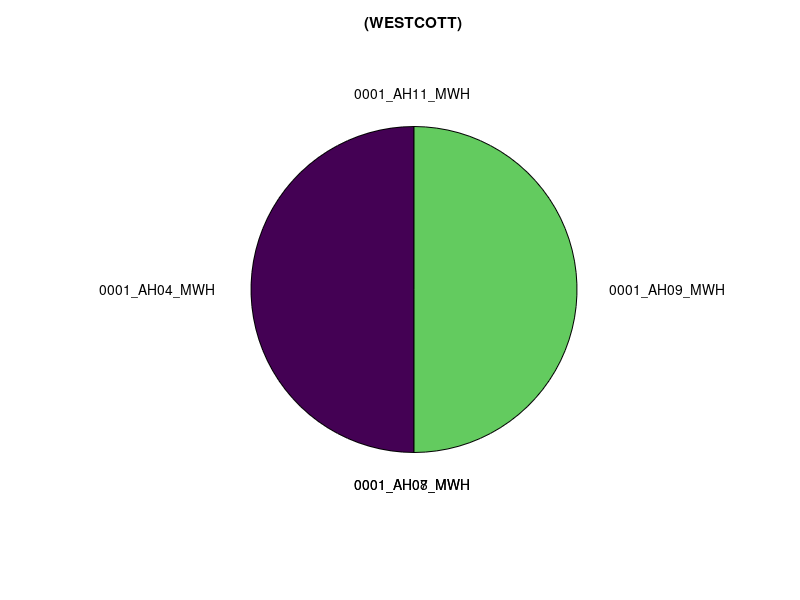
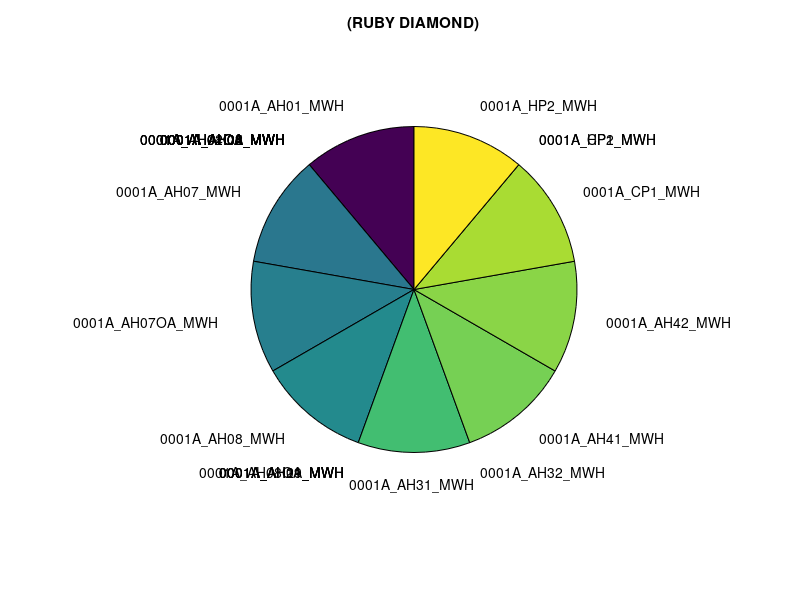
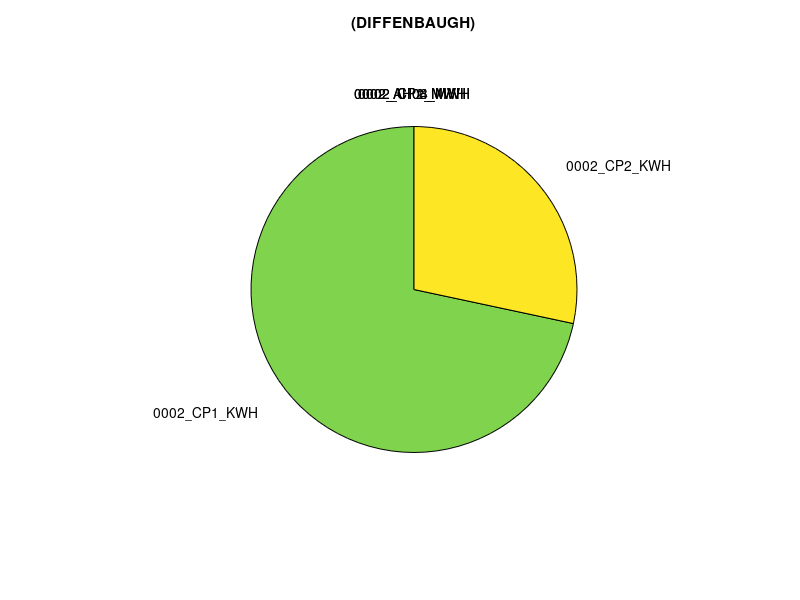
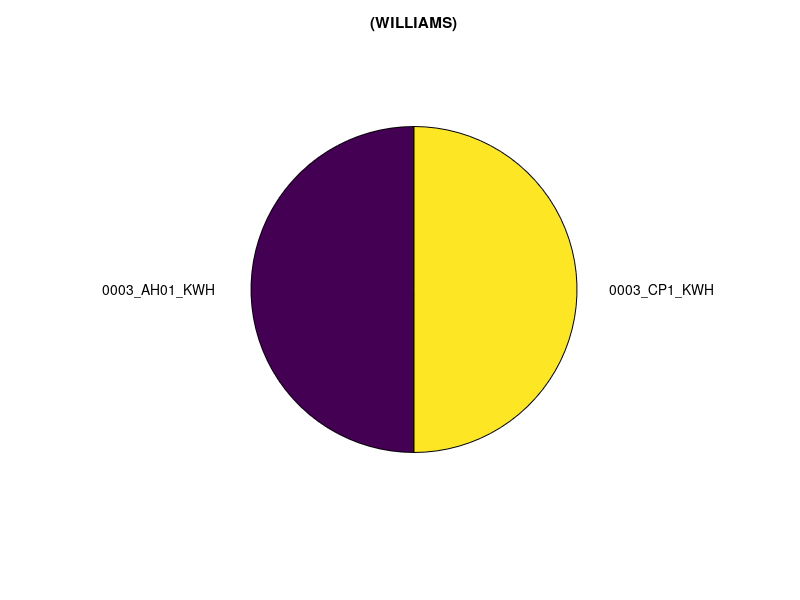

Recreate these plots in MATLAB, in order.

  % (WESTCOTT) 
        X = [     50.00,        0.00,        0.00,        50.00,        0.00     ];
    labels = {     '0001\_AH04\_MWH ',        '0001\_AH07\_MWH ',        '0001\_AH08\_MWH ',        '0001\_AH09\_MWH ',        '0001\_AH11\_MWH '     };
    pie(X, labels);
    title(' (WESTCOTT) ');
    
    
    
    saveas(gcf,'img/_(WESTCOTT)_.png');
  
  % (RUBY DIAMOND) 
        X = [     11.11,        0.00,        0.00,        0.00,        0.00,        0.00,        0.00,        0.00,        0.00,        11.11,        11.11,        11.11,        0.00,        0.00,        0.00,        0.00,        11.11,        0.00,        11.11,        11.11,        11.11,        0.00,        0.00,        11.11     ];
    labels = {     '0001A\_AH01\_MWH ',        '0001A\_AH01OA\_MWH ',        '0001A\_AH02\_MWH ',        '0001A\_AH02OA\_MWH ',        '0001A\_AH03\_MWH ',        '0001A\_AH04\_MWH ',        '0001A\_AH04OA\_MWH ',        '0001A\_AH05\_MWH ',        '0001A\_AH06\_MWH ',        '0001A\_AH07\_MWH ',        '0001A\_AH07OA\_MWH ',        '0001A\_AH08\_MWH ',        '0001A\_AH08OA\_MWH ',        '0001A\_AH09\_MWH ',        '0001A\_AH11\_MWH ',        '0001A\_AH21\_MWH ',        '0001A\_AH31\_MWH ',        '0001A\_AH32\_MWH ',        '0001A\_AH41\_MWH ',        '0001A\_AH42\_MWH ',        '0001A\_CP1\_MWH ',        '0001A\_CP2\_MWH ',        '0001A\_HP1\_MWH ',        '0001A\_HP2\_MWH '     };
    pie(X, labels);
    title(' (RUBY DIAMOND) ');
    
    
    
    saveas(gcf,'img/_(RUBY_DIAMOND)_.png');
  
  % (DIFFENBAUGH) 
        X = [     0.00,        0.00,        0.00,        0.00,        71.65,        28.35     ];
    labels = {     '0002\_AH03\_MWH ',        '0002\_AH04\_MWH ',        '0002\_CP1\_MWH ',        '0002\_CP2\_MWH ',        '0002\_CP1\_KWH ',        '0002\_CP2\_KWH '     };
    pie(X, labels);
    title(' (DIFFENBAUGH) ');
    
    
    
    saveas(gcf,'img/_(DIFFENBAUGH)_.png');
  
  % (WILLIAMS) 
        X = [     100.00,        100.00     ];
    labels = {     '0003\_AH01\_KWH ',        '0003\_CP1\_KWH '     };
    pie(X, labels);
    title(' (WILLIAMS) ');
    
    
    
    saveas(gcf,'img/_(WILLIAMS)_.png');
  
  % (EPPES) 
        % This table contains no data
  
  % (FINE ARTS) 
        X = [     33.33,        25.00,        0.00,        16.67,        0.00,        25.00,        100.00,        0.00     ];
    labels = {     '0007\_AH01\_MWH ',        '0007\_AH02\_MWH ',        '0007\_AH03\_MWH ',        '0007\_AH05A\_MWH ',        '0007\_AH05B\_MWH ',        '0007\_AH06\_MWH ',        '0007\_CP1\_MWH ',        '0007\_HP1\_mWH '     };
    pie(X, labels);
    title(' (FINE ARTS) ');
    
    
    
    saveas(gcf,'img/_(FINE_ARTS)_.png');
  
  % (BIOMED) 
        X = [     0.00,        0.00,        0.00,        0.00,        0.00,        0.00,        0.00,        100.00     ];
    labels = {     '0009\_AH01\_MWH ',        '0009\_AH06VFD1\_MWH ',        '0009\_AH06VFD2\_MWH ',        '0009\_AH07\_VFD1\_ MWH ',        '0009\_AH07\_VFD2\_ MWH ',        '0009\_AH09\_VFD1\_ MWH ',        '0009\_AH09\_VFD2\_ MWH ',        '0009\_HP1\_MWH '     };
    pie(X, labels);
    title(' (BIOMED) ');
    
    
    
    saveas(gcf,'img/_(BIOMED)_.png');
  
  % (CONFERENCE CPD) 
        X = [     50.00,        0.00,        50.00,        0.00,        0.00,        0.00,        50.00,        50.00,        0.00,        0.00,        100.00     ];
    labels = {     '0010\_AH11\_MWH ',        '0010\_AH11OA\_MWH ',        '0010\_AH12\_MWH ',        '0010\_AHB01\_MWH ',        '0010\_AHB02\_MWH ',        '0010\_AHB03\_MWH ',        '0010\_CP1\_MWH ',        '0010\_CP2\_MWH ',        '0010\_HP1\_MWH ',        '0010\_HP2\_MWH ',        '0010\_MAU01\_MWH '     };
    pie(X, labels);
    title(' (CONFERENCE CPD) ');
    
    
    
    saveas(gcf,'img/_(CONFERENCE_CPD)_.png');
  
  % (JENNIE MURPHREE ) 
        X = [     12.59,        12.59,        0.84,        0.00,        0.00,        19.76,        21.93,        10.96,        19.99,        1.33,        0.00,        100.00,        78.94,        21.06     ];
    labels = {     '0012\_AH01\_KWH ',        '0012\_AH11\_KWH ',        '0012\_AH12\_KWH ',        '0012\_AH21\_KWH ',        '0012\_AH22\_KWH ',        '0012\_AH31\_KWH ',        '0012\_AH32\_KWH ',        '0012\_AH41\_KWH ',        '0012\_AH42\_KWH ',        '0012\_AH51\_KWH ',        '0012\_CP1\_KWH ',        '0012\_CP2\_KWH ',        '0012\_HP1\_KWH ',        '0012\_HP2\_KWH '     };
    pie(X, labels);
    title(' (JENNIE MURPHREE ) ');
    
    
    
    saveas(gcf,'img/_(JENNIE_MURPHREE_)_.png');
  
  % (REYNOLDS HALL) 
        X = [     5.56,        6.16,        6.90,        6.70,        4.22,        4.35,        4.08,        3.95,        6.03,        5.56,        5.36,        5.42,        7.24,        6.70,        7.03,        6.90,        7.84,        0.00,        100.00,        100.00,        0.00     ];
    labels = {     '0013\_AH01D1\_KWH ',        '0013\_AH01D2\_KWH ',        '0013\_AH11D1\_KWH ',        '0013\_AH11D2\_KWH ',        '0013\_AH12D1\_KWH ',        '0013\_AH12D2\_KWH ',        '0013\_AH21D1\_KWH ',        '0013\_AH21D2\_KWH ',        '0013\_AH22D1\_KWH ',        '0013\_AH22D2\_KWH ',        '0013\_AH31D1\_KWH ',        '0013\_AH31D2\_KWH ',        '0013\_AH32D1\_KWH ',        '0013\_AH32D2\_KWH ',        '0013\_AH41D1\_KWH ',        '0013\_AH41D2\_KWH ',        '0013\_AH42\_KWH ',        '0013\_CP1\_KWH ',        '0013\_CP2\_KWH ',        '0013\_HP1\_KWH ',        '0013\_HP2\_KWH '     };
    pie(X, labels);
    title(' (REYNOLDS HALL) ');
    
    
    
    saveas(gcf,'img/_(REYNOLDS_HALL)_.png');
  
  % (JOHNSTON WEST) 
        X = [     0.00,        0.00,        0.00,        12.50,        12.50,        0.00,        0.00,        0.00,        0.00,        0.00,        0.00,        0.00,        0.00,        0.00,        0.00,        0.00,        25.00,        12.50,        0.00,        0.00,        0.00,        0.00,        0.00,        0.00,        0.00,        0.00,        0.00,        0.00,        0.00,        0.00,        0.00,        0.00,        0.00,        0.00,        0.00,        0.00,        12.50,        0.00,        25.00     ];
    labels = {     '0017A\_AH11\_MWH ',        '0017A\_AH11EF\_MWH ',        '0017A\_AH11OA\_MWH ',        '0017A\_AH12\_MWH ',        '0017A\_AH12OA\_MWH ',        '0017A\_AH21\_MWH ',        '0017A\_AH21EF\_MWH ',        '0017A\_AH21OA\_MWH ',        '0017A\_AH22\_MWH ',        '0017A\_AH22OA\_MWH ',        '0017A\_AH23\_MWH ',        '0017A\_AH31\_MWH ',        '0017A\_AH31EF\_MWH ',        '0017A\_AH31OA\_MWH ',        '0017A\_AH32\_MWH ',        '0017A\_AH32OA\_MWH ',        '0017A\_AH41\_MWH ',        '0017A\_AH42\_MWH ',        '0017A\_AH43\_MWH ',        '0017A\_AH44A\_MWH ',        '0017A\_AH44B\_MWH ',        '0017A\_AH44BOA\_MWH ',        '0017A\_AH45\_MWH ',        '0017A\_AH46\_MWH ',        '0017A\_AHG3\_MWH ',        '0017A\_AHG3OA\_MWH ',        '0017A\_AHG4\_MWH ',        '0017A\_AHG4EF\_MWH ',        '0017A\_AHG4OA\_MWH ',        '0017A\_AHG5\_MWH ',        '0017A\_AHG5OA\_MWH ',        '0017A\_CP1\_MWH ',        '0017A\_CP2\_MWH ',        '0017A\_CP3\_MWH ',        '0017A\_HP1\_MWH ',        '0017A\_HP2\_MWH ',        '0017A\_MAU41\_MWH ',        '0017A\_MAU41EX\_MWH ',        '0017A\_MAUG1\_MWH '     };
    pie(X, labels);
    title(' (JOHNSTON WEST) ');
    
    
    
    saveas(gcf,'img/_(JOHNSTON_WEST)_.png');
  
  % (WFSU TV/FM) 
        X = [     28.57,        28.57,        14.29,        0.00,        0.00,        14.29,        14.29,        0.00,        66.67,        33.33     ];
    labels = {     '0018\_AH02\_MWH ',        '0018\_AH03\_MWH ',        '0018\_AH04\_MWH ',        '0018\_AH05\_MWH ',        '0018\_AH07\_MWH ',        '0018\_AH08\_MWH ',        '0018\_AH09\_MWH ',        '0018\_BHP1\_MWH ',        '0018\_CP1\_MWH ',        '0018\_CP2\_MWH '     };
    pie(X, labels);
    title(' (WFSU TV/FM) ');
    
    
    
    saveas(gcf,'img/_(WFSU_TV_FM)_.png');
  
  % (DIRAC LIBRARY) 
        X = [     0.00,        0.00,        0.00,        0.00,        0.00,        0.00,        50.00,        50.00,        0.00,        0.00,        0.00,        100.00     ];
    labels = {     '0020\_AH11\_MWH ',        '0020\_AH12\_MWH ',        '0020\_AH21\_MWH ',        '0020\_AH22\_MWH ',        '0020\_AH31\_MWH ',        '0020\_AH32\_MWH ',        '0020\_AH41\_MWH ',        '0020\_AH42\_MWH ',        '0020\_SCCP1\_MWH ',        '0020\_SCCP2\_MWH ',        '0020\_SCCP3\_MWH ',        '0020\_SCCP4\_MWH '     };
    pie(X, labels);
    title(' (DIRAC LIBRARY) ');
    
    
    
    saveas(gcf,'img/_(DIRAC_LIBRARY)_.png');
  
  % (ROVETTA- A) 
        X = [     10.94,        65.80,        23.26     ];
    labels = {     '0023\_AH12\_KWH ',        '0023\_AH14\_KWH ',        '0023\_AH15\_KWH '     };
    pie(X, labels);
    title(' (ROVETTA- A) ');
    
    
    
    saveas(gcf,'img/_(ROVETTA-_A)_.png');
  
  % (MONTGOMERY GYM) 
        X = [     33.33,        33.33,        0.00,        0.00,        0.00,        33.33     ];
    labels = {     '0025\_AH02\_MWH ',        '0025\_AH03\_MWH ',        '0025\_AH04\_MWH ',        '0025\_AH13\_MWH ',        '0025\_AH14\_MWH ',        '0025\_AH21\_MWH '     };
    pie(X, labels);
    title(' (MONTGOMERY GYM) ');
    
    
    
    saveas(gcf,'img/_(MONTGOMERY_GYM)_.png');
  
  % (THAGARD) 
        X = [     0.00,        0.00,        0.00,        0.00,        0.00,        0.00,        100.00,        0.00     ];
    labels = {     '0028\_AH11\_MWH ',        '0028\_AH12\_MWH ',        '0028\_AH13\_MWH ',        '0028\_AH14\_MWH ',        '0028\_AH21\_MWH ',        '0028\_AH22\_MWH ',        '0028\_AH23\_MWH ',        '0028\_AH31\_MWH '     };
    pie(X, labels);
    title(' (THAGARD) ');
    
    
    
    saveas(gcf,'img/_(THAGARD)_.png');
  
  % (AHU # 32) 
        % This table contains no data
  
  % (HOFFMAN LAB) 
        X = [     2.97,        0.01,        0.00,        0.00,        0.00,        0.00,        0.00,        8.82,        0.00,        0.00,        8.82,        4.41,        17.64,        8.82,        17.64,        0.00,        8.82,        8.82,        0.00,        0.00,        13.23     ];
    labels = {     '0035\_AH02\_KWH ',        '0035\_AH02\_MWH ',        '0035\_AH02RA\_MWH ',        '0035\_AH03\_MWH ',        '0035\_AH05\_MWH ',        '0035\_AH09EF\_MWH ',        '0035\_AH35EFA\_MWH ',        '0035\_AH35EFB\_MWH ',        '0035\_AH35EFC\_MWH ',        '0035\_AH407\_MWH ',        '0035\_AH505\_MWH ',        '0035\_AH505EFB\_MWH ',        '0035\_AH506\_MWH ',        '0035\_AH506EA\_MWH ',        '0035\_AH506EB\_MWH ',        '0035\_AH507\_MWH ',        '0035\_AH507EA\_MWH ',        '0035\_AH507EB\_MWH ',        '0035\_AH507EFB\_MWH ',        '0035\_AH507EW\_MWH ',        '0035\_AH507S\_MWH '     };
    pie(X, labels);
    title(' (HOFFMAN LAB) ');
    
    
    
    saveas(gcf,'img/_(HOFFMAN_LAB)_.png');
  
  % (OSB) 
        X = [     100.00,        100.00     ];
    labels = {     '0036\_AH03\_MWH ',        '0036\_CP1\_MWH '     };
    pie(X, labels);
    title(' (OSB) ');
    
    
    
    saveas(gcf,'img/_(OSB)_.png');
  
  % (BIOLOGY 1) 
        X = [     0.02,        0.00,        20.00,        0.00,        0.00,        20.00,        0.00,        20.00,        0.00,        20.00,        20.00,        0.00,        0.00,        100.00     ];
    labels = {     '0039\_AH01\_MWH ',        '0039\_AH02A\_MWH ',        '0039\_AH03\_MWH ',        '0039\_AH04\_MWH ',        '0039\_AH05\_MWH ',        '0039\_AH06\_MWH ',        '0039\_AH07\_MWH ',        '0039\_AH07A\_MWH ',        '0039\_AH08\_MWH ',        '0039\_AH09\_MWH ',        '0039\_AH10\_MWH ',        '0039\_AH11\_MWH ',        '0039\_AH12\_MWH ',        '0039\_EF01\_MWH '     };
    pie(X, labels);
    title(' (BIOLOGY 1) ');
    
    
    
    saveas(gcf,'img/_(BIOLOGY_1)_.png');
  
  % (DUXBURY) 
        X = [     0.00,        0.00,        0.00,        0.00,        0.00,        0.00,        100.00,        0.00,        0.00,        0.00     ];
    labels = {     '0040\_AH01\_MWH ',        '0040\_AH01A\_MWH ',        '0040\_AH01B\_MWH ',        '0040\_AH02\_MWH ',        '0040\_AH03\_MWH ',        '0040\_AH04\_MWH ',        '0040\_AH05\_MWH ',        '0040\_CP1\_MWH ',        '0040\_CP2\_MWH ',        '0040\_HP1\_MWH '     };
    pie(X, labels);
    title(' (DUXBURY) ');
    
    
    
    saveas(gcf,'img/_(DUXBURY)_.png');
  
  % (KEEN) 
        X = [     0.00,        0.00,        0.00,        0.00,        0.00,        0.00,        0.00,        0.00,        100.00,        0.00,        0.00,        0.00,        0.00,        0.00,        0.00,        0.00,        0.00,        0.00,        0.00,        0.00,        0.00,        0.00,        0.00,        0.00,        0.00,        0.00,        100.00     ];
    labels = {     '0041\_AH01\_MWH ',        '0041\_AH22\_MWH ',        '0041\_AH33\_MWH ',        '0041\_AH45\_MWH ',        '0041\_AH54\_MWH ',        '0041\_AH63\_MWH ',        '0041\_AH69\_MWH ',        '0041\_AH83\_MWH ',        '0041\_CP2\_MWH ',        '0041\_RM205\_MWH ',        '0041\_RM207\_MWH ',        '0041\_RM213\_MWH ',        '0041\_RM217\_MWH ',        '0041\_RM307\_MWH ',        '0041\_RM310\_MWH ',        '0041\_RM315\_MWH ',        '0041\_RM318\_MWH ',        '0041\_RM405\_MWH ',        '0041\_RM408\_MWH ',        '0041\_RM415\_MWH ',        '0041\_RM505\_MWH ',        '0041\_RM508\_MWH ',        '0041\_RM514\_MWH ',        '0041\_RM517\_MWH ',        '0041\_RM604\_MWH ',        '0041\_RM615\_mWH ',        '0041\_RM213\_KWH '     };
    pie(X, labels);
    title(' (KEEN) ');
    
    
    
    saveas(gcf,'img/_(KEEN)_.png');
  
  % (STONE) 
        X = [     33.33,        0.00,        0.00,        0.00,        0.00,        0.00,        0.00,        0.00,        0.00,        33.33,        33.33,        0.00,        0.00,        0.00,        0.00,        0.00,        0.00,        0.00,        0.00,        0.00     ];
    labels = {     '0050\_AH01\_MWH ',        '0050\_AH01RF\_MWH ',        '0050\_AH02\_MWH ',        '0050\_AH02RF\_MWH ',        '0050\_AH03\_MWH ',        '0050\_AH04\_MWH ',        '0050\_AH04RF\_MWH ',        '0050\_AH05\_MWH ',        '0050\_AH05RF\_MWH ',        '0050\_AH06\_MWH ',        '0050\_AH06RF\_MWH ',        '0050\_AH07\_MWH ',        '0050\_AH11\_MWH ',        '0050\_AHG04\_MWH ',        '0050\_AHG05\_MWH ',        '0050\_AHG06\_MWH ',        '0050\_CP1\_MWH ',        '0050\_CP2\_MWH ',        '0050\_HP1\_MWH ',        '0050\_HP2\_MWH '     };
    pie(X, labels);
    title(' (STONE) ');
    
    
    
    saveas(gcf,'img/_(STONE)_.png');
  
  % (ROVETTA-A) 
        X = [     93.08,        0.00,        6.92     ];
    labels = {     '0052\_AH01\_KWH ',        '0052\_AH02\_KWH ',        '0052\_AH06\_KWH '     };
    pie(X, labels);
    title(' (ROVETTA-A) ');
    
    
    
    saveas(gcf,'img/_(ROVETTA-A)_.png');
  
  % (HOUSEWRIGHT) 
        X = [     0.00,        0.00,        100.00,        0.00,        0.00,        0.00,        0.00,        0.00     ];
    labels = {     '0054\_AH01\_MWH ',        '0054\_AH02\_MWH ',        '0054\_AH03\_MWH ',        '0054\_AH04\_MWH ',        '0054\_AH05\_MWH ',        '0054\_AH06\_MWH ',        '0054\_CP1\_MWH ',        '0054\_CP2\_MWH '     };
    pie(X, labels);
    title(' (HOUSEWRIGHT) ');
    
    
    
    saveas(gcf,'img/_(HOUSEWRIGHT)_.png');
  
  % (CAROTHERS) 
        X = [     100.00,        100.00     ];
    labels = {     '0055\_AH01\_MWH ',        '0055\_AH02\_MWH '     };
    pie(X, labels);
    title(' (CAROTHERS) ');
    
    
    
    saveas(gcf,'img/_(CAROTHERS)_.png');
  
  % (LONGMIRE) 
        X = [     100.00,        0.00,        0.00     ];
    labels = {     '0072\_A02\_MWH ',        '0072\_A03\_MWH ',        '0072\_LOEFD\_MWH '     };
    pie(X, labels);
    title(' (LONGMIRE) ');
    
    
    
    saveas(gcf,'img/_(LONGMIRE)_.png');
  
  % (LANDIS HALL) 
        X = [     14.14,        0.00,        0.00,        0.00,        6.49,        5.14,        6.05,        8.44,        5.46,        3.36,        5.30,        10.83,        5.44,        11.58,        4.13,        0.03,        13.61     ];
    labels = {     '0074\_AH01\_KWH ',        '0074\_AH02\_KWH ',        '0074\_AH11\_KWH ',        '0074\_AH12\_KWH ',        '0074\_AH13\_KWH ',        '0074\_AH21\_KWH ',        '0074\_AH22\_KWH ',        '0074\_AH23\_KWH ',        '0074\_AH31\_KWH ',        '0074\_AH32\_KWH ',        '0074\_AH33\_KWH ',        '0074\_AH41\_KWH ',        '0074\_AH42\_KWH ',        '0074\_AH43\_KWH ',        '0074\_AH51\_KWH ',        '0074\_AH52\_KWH ',        '0074\_AH53\_KWH '     };
    pie(X, labels);
    title(' (LANDIS HALL) ');
    
    
    
    saveas(gcf,'img/_(LANDIS_HALL)_.png');
  
  % (McCOLLUMHALL) 
        X = [     22.22,        22.22,        22.22,        11.11,        22.22     ];
    labels = {     '0075\_AH01\_MWH ',        '0075\_AH02\_MWH ',        '0075\_AH03\_MWH ',        '0075\_AH04\_MWH ',        '0075\_AH05\_MWH '     };
    pie(X, labels);
    title(' (McCOLLUMHALL) ');
    
    
    
    saveas(gcf,'img/_(McCOLLUMHALL)_.png');
  
  % (McCOLLUM HALL) 
        X = [     50.00,        50.00,        0.00,        0.00     ];
    labels = {     '0075\_CP1\_MWH ',        '0075\_CP2\_MWH ',        '0075\_HP1\_MWH ',        '0075\_HP2\_MWH '     };
    pie(X, labels);
    title(' (McCOLLUM HALL) ');
    
    
    
    saveas(gcf,'img/_(McCOLLUM_HALL)_.png');
  
  % (CAWTHON HALL) 
        X = [     0.00,        15.38,        15.38,        7.69,        7.69,        15.38,        15.38,        7.69,        7.69,        7.69,        0.00,        0.00     ];
    labels = {     '0085\_AH01\_MWH ',        '0085\_AH02\_MWH ',        '0085\_AH11\_MWH ',        '0085\_AH12\_MWH ',        '0085\_AH21\_MWH ',        '0085\_AH22\_MWH ',        '0085\_AH31\_MWH ',        '0085\_AH32\_MWH ',        '0085\_AH41\_MWH ',        '0085\_AH42\_MWH ',        '0085\_CP1\_MWH ',        '0085\_CP2\_MWH '     };
    pie(X, labels);
    title(' (CAWTHON HALL) ');
    
    
    
    saveas(gcf,'img/_(CAWTHON_HALL)_.png');
  
  % (KUERSTIENER) 
        X = [     20.00,        0.00,        0.00,        0.00,        0.00,        20.00,        0.00,        0.00,        20.00,        20.00,        20.00,        0.00,        0.00,        0.00,        0.00,        100.00,        100.00,        0.00     ];
    labels = {     '0089\_AH01\_MWH ',        '0089\_AH02\_MWH ',        '0089\_AH03\_MWH ',        '0089\_AH04\_MWH ',        '0089\_AH05\_MWH ',        '0089\_AH06\_MWH ',        '0089\_AH07\_MWH ',        '0089\_AH08\_MWH ',        '0089\_AH09\_MWH ',        '0089\_AH10\_MWH ',        '0089\_AH11\_MWH ',        '0089\_AH13\_MWH ',        '0089\_AH14\_MWH ',        '0089\_AH15\_MWH ',        '0089\_CP1\_MWH ',        '0089\_CP2\_MWH ',        '0089\_HP1\_MWH ',        '0089\_HP2\_MWH '     };
    pie(X, labels);
    title(' (KUERSTIENER) ');
    
    
    
    saveas(gcf,'img/_(KUERSTIENER)_.png');
  
  % (WEATHER STATION ) 
        X = [     66.67,        0.00,        33.33,        0.00,        0.00     ];
    labels = {     '0116A\_AH01\_MWH ',        '0116A\_AH02A\_MWH ',        '0116A\_AH02B\_MWH ',        '0116A\_CP1\_MWH ',        '0116A\_CP2\_MWH '     };
    pie(X, labels);
    title(' (WEATHER STATION ) ');
    
    
    
    saveas(gcf,'img/_(WEATHER_STATION_)_.png');
  
  % (STROZIER NORTH) 
        X = [     0.00,        0.00,        0.00,        0.00,        0.00,        0.00,        20.00,        0.00,        20.00,        0.00,        40.00,        0.00,        0.00,        20.00     ];
    labels = {     '0134N\_AH01\_MWH ',        '0134N\_AH01A\_MWH ',        '0134N\_AH02\_MWH ',        '0134N\_AH02A\_MWH ',        '0134N\_AH03\_MWH ',        '0134N\_AH03A\_MWH ',        '0134N\_AH04\_MWH ',        '0134N\_AH04A\_MWH ',        '0134N\_AH05\_MWH ',        '0134N\_AH05A\_MWH ',        '0134N\_AH06\_MWH ',        '0134N\_CP1\_MWH ',        '0134N\_CP2\_MWH ',        '0134N\_EF1\_MWH '     };
    pie(X, labels);
    title(' (STROZIER NORTH) ');
    
    
    
    saveas(gcf,'img/_(STROZIER_NORTH)_.png');
  
  % (STROZIER SOUTH) 
        X = [     20.00,        0.00,        0.00,        20.00,        0.00,        20.00,        20.00,        0.00,        0.00,        20.00,        0.00     ];
    labels = {     '0134S\_AH01\_MWH ',        '0134S\_AH02\_MWH ',        '0134S\_AH03\_MWH ',        '0134S\_AH04\_MWH ',        '0134S\_AH05\_MWH ',        '0134S\_AH06\_MWH ',        '0134S\_AH07\_MWH ',        '0134S\_AH08\_MWH ',        '0134S\_AH09\_MWH ',        '0134S\_AH10\_MWH ',        '0134S\_AH11\_MWH '     };
    pie(X, labels);
    title(' (STROZIER SOUTH) ');
    
    
    
    saveas(gcf,'img/_(STROZIER_SOUTH)_.png');
  
  % (IMB) 
        X = [     25.00,        37.50,        37.50,        100.00,        50.00,        50.00,        0.00,        0.00,        100.00     ];
    labels = {     '0146\_AH01\_MWH ',        '0146\_AH02\_MWH ',        '0146\_AH03\_MWH ',        '0146\_CP1\_MWH ',        '0146\_EF01\_MWH ',        '0146\_EF02\_MWH ',        '0146\_EF03\_MWH ',        '0146\_HP1\_MWH ',        '0146\_HP2\_MWH '     };
    pie(X, labels);
    title(' (IMB) ');
    
    
    
    saveas(gcf,'img/_(IMB)_.png');
  
  % (UNION) 
        X = [     9.95,        5.53,        26.08,        17.06,        14.95,        13.22,        13.22     ];
    labels = {     '0194\_AH07\_KWH ',        '0194\_AH13\_KWH ',        '0194\_AH16\_KWH ',        '0194\_AH26\_KWH ',        '0194\_AH27A\_KWH ',        '0194\_AH27B\_KWH ',        '0194\_AH28\_KWH '     };
    pie(X, labels);
    title(' (UNION) ');
    
    
    
    saveas(gcf,'img/_(UNION)_.png');
  
  % (STADIUM BLDG A) 
        X = [     0.00,        0.00,        0.00,        0.00,        0.00,        0.00,        0.00,        20.00,        20.00,        20.00,        0.00,        20.00,        20.00,        0.00     ];
    labels = {     '0223\_AH03\_MWH ',        '0223\_AH06\_MWH ',        '0223\_AH07\_MWH ',        '0223\_AH08A\_MWH ',        '0223\_AH08B\_MWH ',        '0223\_AH09\_MWH ',        '0223\_AH11\_MWH ',        '0223\_AH12\_MWH ',        '0223\_AH13\_MWH ',        '0223\_AH14\_MWH ',        '0223\_AH15\_MWH ',        '0223\_AH16\_MWH ',        '0223\_AH17\_MWH ',        '0223\_CP1\_MWH '     };
    pie(X, labels);
    title(' (STADIUM BLDG A) ');
    
    
    
    saveas(gcf,'img/_(STADIUM_BLDG_A)_.png');
  
  % (STADIUM BLDG B) 
        X = [     0.00,        0.00,        25.00,        0.00,        25.00,        25.00,        0.00,        25.00,        0.00,        100.00,        0.00,        0.00,        0.00     ];
    labels = {     '0224\_AH01\_MWH ',        '0224\_AH02\_MWH ',        '0224\_AH03\_MWH ',        '0224\_AH04\_MWH ',        '0224\_AH05\_MWH ',        '0224\_AH06\_MWH ',        '0224\_AH07\_MWH ',        '0224\_AH10\_MWH ',        '0224\_AH44\_MWH ',        '0224\_CP1\_MWH ',        '0224\_CP2\_MWH ',        '0224\_HP1\_MWH ',        '0224\_HP2\_MWH '     };
    pie(X, labels);
    title(' (STADIUM BLDG B) ');
    
    
    
    saveas(gcf,'img/_(STADIUM_BLDG_B)_.png');
  
  % (STADIUM BLDG C) 
        X = [     12.50,        12.50,        12.50,        0.00,        0.00,        0.00,        0.00,        12.50,        12.50,        0.00,        0.00,        0.00,        12.50,        0.00,        12.50,        0.00,        0.00,        0.00,        12.50,        0.00,        0.00     ];
    labels = {     '0225\_AH01\_MWH ',        '0225\_AH02\_MWH ',        '0225\_AH03\_MWH ',        '0225\_AH04\_MWH ',        '0225\_AH05\_MWH ',        '0225\_AH06\_MWH ',        '0225\_AH07\_MWH ',        '0225\_AH08\_MWH ',        '0225\_AH09\_MWH ',        '0225\_AH10\_MWH ',        '0225\_AH11\_MWH ',        '0225\_AH12\_MWH ',        '0225\_AH13\_MWH ',        '0225\_AH14\_MWH ',        '0225\_AH15\_MWH ',        '0225\_AH16\_MWH ',        '0225\_AH17\_MWH ',        '0225\_AH18\_MWH ',        '0225\_AH19\_MWH ',        '0225\_CP1\_MWH ',        '0225\_CP2\_MWH '     };
    pie(X, labels);
    title(' (STADIUM BLDG C) ');
    
    
    
    saveas(gcf,'img/_(STADIUM_BLDG_C)_.png');
  
  % (STADIUM BLDG D) 
        X = [     0.00,        0.00,        0.00,        50.00,        0.00,        50.00,        0.00     ];
    labels = {     '0226\_AH01\_MWH ',        '0226\_AH03\_MWH ',        '0226\_AH11\_MWH ',        '0226\_AH12\_MWH ',        '0226\_AH13\_MWH ',        '0226\_AH16\_MWH ',        '0226\_AH24\_MWH '     };
    pie(X, labels);
    title(' (STADIUM BLDG D) ');
    
    
    
    saveas(gcf,'img/_(STADIUM_BLDG_D)_.png');
  
  % (ASKEW) 
        X = [     3.34,        0.00,        2.57,        4.30,        75.50,        2.92,        11.37,        0.00     ];
    labels = {     '0260\_AH02\_KWH ',        '0260\_AH03\_KWH ',        '0260\_AH04\_KWH ',        '0260\_AH05\_KWH ',        '0260\_AH06\_KWH ',        '0260\_AH07\_KWH ',        '0260\_AH08\_KWH ',        '0260\_CP1\_KWH '     };
    pie(X, labels);
    title(' (ASKEW) ');
    
    
    
    saveas(gcf,'img/_(ASKEW)_.png');
  
  % (HECHT HOUSE) 
        X = [     2.51,        2.92,        55.97,        18.04,        6.72,        13.85,        100.00     ];
    labels = {     '0294\_AH01\_KWH ',        '0294\_AH02\_KWH ',        '0294\_AH03\_KWH ',        '0294\_AH05\_KWH ',        '0294\_AH06\_KWH ',        '0294\_AH07\_KWH ',        '0294\_HP1\_KWH '     };
    pie(X, labels);
    title(' (HECHT HOUSE) ');
    
    
    
    saveas(gcf,'img/_(HECHT_HOUSE)_.png');
  
  % (WOMENS SOCCER) 
        X = [     69.06,        30.94     ];
    labels = {     '0385\_AH01\_KWH ',        '0385\_AH02\_KWH '     };
    pie(X, labels);
    title(' (WOMENS SOCCER) ');
    
    
    
    saveas(gcf,'img/_(WOMENS_SOCCER)_.png');
  
  % (COLLEGE OF ENG. ) 
        X = [     0.00,        50.00,        50.00,        0.00,        0.00,        10.00,        0.00,        10.00,        20.00,        10.00,        50.00,        0.00,        0.00,        66.67,        33.33,        50.00,        0.00,        25.00,        25.00,        0.00,        0.00,        0.00,        0.00,        0.00,        25.00,        50.00,        25.00     ];
    labels = {     '0527\_AH01N\_MWH ',        '0527\_AH03\_MWH ',        '0527\_AH03N\_MWH ',        '0527\_AH04\_MWH ',        '0527\_CP1\_MWH ',        '0527\_CP1A\_MWH ',        '0527\_CP1B\_MWH ',        '0527\_CP2\_MWH ',        '0527\_CT1A\_MWH ',        '0527\_CT2A\_MWH ',        '0527\_CWP1A\_MWH ',        '0527\_CWP2A\_MWH ',        '0527\_EF1\_MWH ',        '0527\_EF1A\_MWH ',        '0527\_EF1B\_MWH ',        '0527\_HP1A\_MWH ',        '0527\_HP2A\_MWH ',        '0527\_HP3\_MWH ',        '0527\_HP4\_MWH ',        '0527\_RF01\_MWH ',        '0527\_RF02\_MWH ',        '0527\_RF03\_MWH ',        '0527\_RF04\_MWH ',        '0527\_SF01\_MWH ',        '0527\_SF02\_MWH ',        '0527\_SF03\_MWH ',        '0527\_SF04\_MWH '     };
    pie(X, labels);
    title(' (COLLEGE OF ENG. ) ');
    
    
    
    saveas(gcf,'img/_(COLLEGE_OF_ENG._)_.png');
  
  % (SHAW INOVATION) 
        X = [     27.27,        18.18,        9.09,        9.09,        9.09,        9.09,        9.09,        9.09     ];
    labels = {     '0814\_AH01\_MWH ',        '0814\_AH02\_MWH ',        '0814\_AH03\_MWH ',        '0814\_AH04\_MWH ',        '0814\_AH04A\_MWH ',        '0814\_AH05\_MWH ',        '0814\_AH06\_MWH ',        '0814\_AH07\_MWH '     };
    pie(X, labels);
    title(' (SHAW INOVATION) ');
    
    
    
    saveas(gcf,'img/_(SHAW_INOVATION)_.png');
  
  % (RESEARCH BLDG A ) 
        X = [     100.00,        0.00     ];
    labels = {     '0824\_AHA1\_KWH ',        '0824\_AHA2\_KWH '     };
    pie(X, labels);
    title(' (RESEARCH BLDG A ) ');
    
    
    
    saveas(gcf,'img/_(RESEARCH_BLDG_A_)_.png');
  
  % (RESEARCH FOUND. ) 
        X = [     46.72,        53.28     ];
    labels = {     '0824\_CP1\_KWH ',        '0824\_CP2\_KWH '     };
    pie(X, labels);
    title(' (RESEARCH FOUND. ) ');
    
    
    
    saveas(gcf,'img/_(RESEARCH_FOUND._)_.png');
  
  % () 
        X = [     100.00     ];
    labels = {     '0825\_AHB1\_KWH '     };
    pie(X, labels);
    title(' () ');
    
    
    
    saveas(gcf,'img/_()_.png');
  
  % (MATERIALS RSH.) 
        X = [     42.75,        42.79,        14.45,        26.66,        0.00,        8.66,        13.25,        30.97,        20.46     ];
    labels = {     '0854\_AH01A\_KWH ',        '0854\_AH01B\_KWH ',        '0854\_AH02\_KWH ',        '0854\_CP1\_KWH ',        '0854\_CP2\_KWH ',        '0854\_CT1\_KWH ',        '0854\_CT2\_KWH ',        '0854\_CWP1\_KWH ',        '0854\_CWP2\_KWH '     };
    pie(X, labels);
    title(' (MATERIALS RSH.) ');
    
    
    
    saveas(gcf,'img/_(MATERIALS_RSH.)_.png');
  
  % (AME) 
        X = [     42.86,        0.00,        57.14,        0.00,        0.00,        0.00,        100.00,        0.00,        0.00,        0.00,        0.00,        0.00,        0.00,        0.00,        0.00,        33.33,        33.33,        0.00,        33.33,        0.00,        0.00,        100.00,        0.00     ];
    labels = {     '0855\_AH01SF1\_MWH ',        '0855\_AH01SF2\_MWH ',        '0855\_AH02SF1\_MWH ',        '0855\_AH03F1\_MWH ',        '0855\_AH04SF1\_MWH ',        '0855\_AH04SF2\_MWH ',        '0855\_CHWP1\_MWH ',        '0855\_CHWP2\_MWH ',        '0855\_CHWP3\_MWH ',        '0855\_CWC1T\_MWH ',        '0855\_CWC2T\_MWH ',        '0855\_CWC3T\_MWH ',        '0855\_CWP1\_MWH ',        '0855\_CWP2\_MWH ',        '0855\_EF123F1\_MWH ',        '0855\_EF123F2\_MWH ',        '0855\_EF123F3\_MWH ',        '0855\_EF67F6\_MWH ',        '0855\_EF67F7\_MWH ',        '0855\_EF8\_MWH ',        '0855\_HP1\_MWH ',        '0855\_HP2\_MWH ',        '0855\_HP3\_MWH '     };
    pie(X, labels);
    title(' (AME) ');
    
    
    
    saveas(gcf,'img/_(AME)_.png');
  
  % (MED SCHOOL ADMIN) 
        X = [     37.74,        37.36,        6.23,        6.23,        12.45,        0.00     ];
    labels = {     '4001\_AH01\_KWH ',        '4001\_AH02\_MWH ',        '4001\_AH03\_MWH ',        '4001\_AH04\_MWH ',        '4001\_AH43\_MWH ',        '4001\_AH44\_MWH '     };
    pie(X, labels);
    title(' (MED SCHOOL ADMIN) ');
    
    
    
    saveas(gcf,'img/_(MED_SCHOOL_ADMIN)_.png');
  
  % (MED SCHOOL RSH. ) 
        X = [     20.69,        6.90,        6.90,        13.79,        13.79,        6.90,        6.90,        0.00,        13.79,        3.45,        0.00,        6.90,        0.00,        0.00,        0.00,        0.00,        0.00,        0.00,        0.00,        19.05,        23.81,        0.00,        0.00,        19.05,        19.05,        0.00,        9.52,        4.76,        0.00,        4.76     ];
    labels = {     '4002\_AH02\_MWH ',        '4002\_AH06\_MWH ',        '4002\_AH07\_MWH ',        '4002\_AH08\_MWH ',        '4002\_AH09\_MWH ',        '4002\_AH10\_MWH ',        '4002\_AH11\_MWH ',        '4002\_AH12\_MWH ',        '4002\_AH13\_MWH ',        '4002\_AH14A\_MWH ',        '4002\_AH14B\_MWH ',        '4002\_AH15\_MWH ',        '4002\_AH7A\_MWH ',        '4002\_AH8A\_MWH ',        '4002\_CP1\_MWH ',        '4002\_CP2\_MWH ',        '4002\_HP1\_MWH ',        '4002\_HP2\_MWH ',        '4002\_LEF410\_MWH ',        '4002\_LEF41\_MWH ',        '4002\_LEF42\_MWH ',        '4002\_LEF43\_MWH ',        '4002\_LEF44\_MWH ',        '4002\_LEF45\_MWH ',        '4002\_LEF46\_MWH ',        '4002\_LEF47\_MWH ',        '4002\_LEF48\_MWH ',        '4002\_LEF49\_MWH ',        '4002\_LEF7A\_MWH ',        '4002\_LEF7B\_MWH '     };
    pie(X, labels);
    title(' (MED SCHOOL RSH. ) ');
    
    
    
    saveas(gcf,'img/_(MED_SCHOOL_RSH._)_.png');
  
  % (PSYCHOLOGY) 
        X = [     0.00,        0.00,        100.00,        0.00,        0.00,        46.43,        27.13,        26.44,        16.12,        14.95,        68.93,        0.00,        0.00,        0.00,        0.00,        0.00,        0.00,        0.00,        50.00,        50.00     ];
    labels = {     '4004\_A01\_MWH ',        '4004\_A01REF\_MWH ',        '4004\_A02\_MWH ',        '4004\_A02REF\_MWH ',        '4004\_C01\_KWH ',        '4004\_C02\_KWH ',        '4004\_C03\_KWH ',        '4004\_C04\_KWH ',        '4004\_EFRC1\_KWH ',        '4004\_EFRC2\_KWH ',        '4004\_EFRC3\_KWH ',        '4004\_EFRC4\_KWH ',        '4004\_CWP1\_MWH ',        '4004\_CWP2\_MWH ',        '4004\_CWP3\_MWH ',        '4004\_FD1\_MWH ',        '4004\_FD1RF\_MWH ',        '4004\_FD2\_MWH ',        '4004\_HP1\_MWH ',        '4004\_HP2\_MWH '     };
    pie(X, labels);
    title(' (PSYCHOLOGY) ');
    
    
    
    saveas(gcf,'img/_(PSYCHOLOGY)_.png');
  
  % (LIFE SCIENCE) 
        X = [     0.00,        14.58,        12.50,        25.00,        12.50,        18.75,        0.00,        6.25,        8.33,        2.08,        0.00,        100.00,        0.00,        100.00,        15.00,        0.00,        13.33,        16.67,        0.00,        0.00,        20.00,        20.00,        3.33,        0.00,        6.67,        3.33,        1.67,        0.00     ];
    labels = {     '4007\_AH01A\_MWH ',        '4007\_AH01B\_MWH ',        '4007\_AH02\_MWH ',        '4007\_AH03\_MWH ',        '4007\_AH04\_MWH ',        '4007\_AH05\_MWH ',        '4007\_AH06\_MWH ',        '4007\_AH07A\_MWH ',        '4007\_AH07B\_MWH ',        '4007\_AH09\_MWH ',        '4007\_CP1\_MWH ',        '4007\_CP2\_MWH ',        '4007\_CP3\_MWH ',        '4007\_HP3\_MWH ',        '4007\_LEF1A\_MWH ',        '4007\_LEF1B\_MWH ',        '4007\_LEF1C\_MWH ',        '4007\_LEF2A\_MWH ',        '4007\_LEF2B\_MWH ',        '4007\_LEF3A\_MWH ',        '4007\_LEF3B\_MWH ',        '4007\_LEF3C\_MWH ',        '4007\_LEF4A\_MWH ',        '4007\_LEF4B\_MWH ',        '4007\_LEF5A\_MWH ',        '4007\_LEF5B\_MWH ',        '4007\_LEF6A\_MWH ',        '4007\_LEF6B\_MWH '     };
    pie(X, labels);
    title(' (LIFE SCIENCE) ');
    
    
    
    saveas(gcf,'img/_(LIFE_SCIENCE)_.png');
  
  % (NEW CHEMISTRY) 
        X = [     23.81,        28.57,        23.81,        19.05,        0.00,        4.76,        0.00,        0.00,        18.18,        22.73,        18.18,        13.64,        13.64,        13.64,        100.00     ];
    labels = {     '4008\_AH1\_MWH ',        '4008\_AH2\_MWH ',        '4008\_AH3\_MWH ',        '4008\_AH4\_MWH ',        '4008\_AH5R\_MWH ',        '4008\_AH5S\_MWH ',        '4008\_CP1\_MWH ',        '4008\_CP2\_MWH ',        '4008\_EF61\_MWH ',        '4008\_EF62\_MWH ',        '4008\_EF63\_MWH ',        '4008\_EF64\_MWH ',        '4008\_EF65\_MWH ',        '4008\_EF66\_MWH ',        '4008\_HP1\_MWH '     };
    pie(X, labels);
    title(' (NEW CHEMISTRY) ');
    
    
    
    saveas(gcf,'img/_(NEW_CHEMISTRY)_.png');
  
  % (CLASSROOM) 
        X = [     4.17,        2.26,        7.45,        7.03,        2.26,        1.67,        13.59,        0.12,        16.75,        0.00,        14.42,        0.53,        29.74,        0.00,        0.00,        0.00     ];
    labels = {     '4009\_AH11\_KWH ',        '4009\_AH11OA\_KWH ',        '4009\_AH12\_KWH ',        '4009\_AH12OA\_KWH ',        '4009\_AH13\_KWH ',        '4009\_AH13OA\_KWH ',        '4009\_AH21\_KWH ',        '4009\_AH21OA\_KWH ',        '4009\_AH22\_KWH ',        '4009\_AH22OA\_KWH ',        '4009\_AH31\_KWH ',        '4009\_AH31OA\_KWH ',        '4009\_AH32\_KWH ',        '4009\_AH32OA\_KWH ',        '4009\_CP1\_KWH ',        '4009\_CP2\_KWH '     };
    pie(X, labels);
    title(' (CLASSROOM) ');
    
    
    
    saveas(gcf,'img/_(CLASSROOM)_.png');
  
  % (WILDWOOD SOUTH) 
        X = [     9.97,        4.85,        9.91,        3.96,        14.98,        4.97,        11.33,        4.75,        31.66,        3.62,        0.00,        0.00,        41.32,        58.68     ];
    labels = {     '4020\_AH11\_KWH ',        '4020\_AH12\_KWH ',        '4020\_AH21\_KWH ',        '4020\_AH22\_KWH ',        '4020\_AH31\_KWH ',        '4020\_AH32\_KWH ',        '4020\_AH41\_KWH ',        '4020\_AH42\_KWH ',        '4020\_AH51\_KWH ',        '4020\_AH52\_KWH ',        '4020\_CP1\_KWH ',        '4020\_CP2\_KWH ',        '4020\_EF01\_KWH ',        '4020\_EF02\_KWH '     };
    pie(X, labels);
    title(' (WILDWOOD SOUTH) ');
    
    
    
    saveas(gcf,'img/_(WILDWOOD_SOUTH)_.png');
  
  % (WILDWOOD NORTH) 
        X = [     14.73,        7.89,        10.06,        5.71,        12.81,        6.01,        11.81,        6.54,        18.95,        5.49,        0.00,        0.00,        65.09,        34.91     ];
    labels = {     '4021\_AH11\_KWH ',        '4021\_AH12\_KWH ',        '4021\_AH21\_KWH ',        '4021\_AH22\_KWH ',        '4021\_AH31\_KWH ',        '4021\_AH32\_KWH ',        '4021\_AH41\_KWH ',        '4021\_AH42\_KWH ',        '4021\_AH51\_KWH ',        '4021\_AH52\_KWH ',        '4021\_CP1\_KWH ',        '4021\_CP2\_KWH ',        '4021\_EF01\_KWH ',        '4021\_EF02\_KWH '     };
    pie(X, labels);
    title(' (WILDWOOD NORTH) ');
    
    
    
    saveas(gcf,'img/_(WILDWOOD_NORTH)_.png');
  
  % (TRADITIONS HALL ) 
        X = [     0.00,        0.00,        25.00,        25.00,        0.00,        25.00,        25.00,        0.00,        0.00,        0.00,        0.00     ];
    labels = {     '4022\_AH01\_KWH ',        '4022\_AH71OAF\_KWH ',        '4022\_AH71SAF\_KWH ',        '4022\_AH72OAF\_KWH ',        '4022\_AH72SAF\_KWH ',        '4022\_AH73OAF\_KWH ',        '4022\_AH73SAF\_KWH ',        '4022\_CP1\_KWH ',        '4022\_CP2\_KWH ',        '4022\_HP1\_KWH ',        '4022\_HP2\_KWH '     };
    pie(X, labels);
    title(' (TRADITIONS HALL ) ');
    
    
    
    saveas(gcf,'img/_(TRADITIONS_HALL_)_.png');
  
  % (DEGRAFF HALL E. ) 
        X = [     10.88,        9.78,        13.04,        6.72,        11.70,        4.51,        15.97,        6.54,        11.25,        9.62,        100.00,        0.00,        0.00,        0.00     ];
    labels = {     '4023\_AH11\_KWH ',        '4023\_AH12\_KWH ',        '4023\_AH21\_KWH ',        '4023\_AH22\_KWH ',        '4023\_AH31\_KWH ',        '4023\_AH32\_KWH ',        '4023\_AH41\_KWH ',        '4023\_AH42\_KWH ',        '4023\_AH51\_KWH ',        '4023\_AH52\_KWH ',        '4023\_CP1\_KWH ',        '4023\_CP2\_KWH ',        '4023\_EF01\_KWH ',        '4023\_EF02\_KWH '     };
    pie(X, labels);
    title(' (DEGRAFF HALL E. ) ');
    
    
    
    saveas(gcf,'img/_(DEGRAFF_HALL_E._)_.png');
  
  % (DEGRAFF HALL W. ) 
        X = [     8.49,        23.02,        17.73,        4.37,        9.22,        4.80,        10.35,        5.00,        11.42,        5.60,        0.00,        100.00,        0.00,        0.00     ];
    labels = {     '4024\_AH11\_KWH ',        '4024\_AH12\_KWH ',        '4024\_AH21\_KWH ',        '4024\_AH22\_KWH ',        '4024\_AH31\_KWH ',        '4024\_AH32\_KWH ',        '4024\_AH41\_KWH ',        '4024\_AH42\_KWH ',        '4024\_AH51\_KWH ',        '4024\_AH52\_KWH ',        '4024\_CP1\_KWH ',        '4024\_CP2\_KWH ',        '4024\_EF01\_KWH ',        '4024\_EF02\_KWH '     };
    pie(X, labels);
    title(' (DEGRAFF HALL W. ) ');
    
    
    
    saveas(gcf,'img/_(DEGRAFF_HALL_W._)_.png');
  
  % (JOHNSTON ANNEX. ) 
        X = [     0.86,        7.75,        5.89,        40.60,        44.90,        100.00     ];
    labels = {     '4029\_AH11\_KWH ',        '4029\_AH12\_KWH ',        '4029\_AH13\_KWH ',        '4029\_AH21\_KWH ',        '4029\_AH31\_KWH ',        '4029\_EF31\_KWH '     };
    pie(X, labels);
    title(' (JOHNSTON ANNEX. ) ');
    
    
    
    saveas(gcf,'img/_(JOHNSTON_ANNEX._)_.png');
  
  % (WELLNESS) 
        X = [     11.40,        1.03,        0.84,        7.95,        19.78,        26.76,        8.95,        23.30,        100.00,        0.00,        64.79,        35.21     ];
    labels = {     '4030\_AH11\_KWH ',        '4030\_AH31\_KWH ',        '4030\_AH32\_KWH ',        '4030\_AHM1\_KWH ',        '4030\_AHM2\_KWH ',        '4030\_AHM3\_KWH ',        '4030\_AHM4\_KWH ',        '4030\_AHM5\_KWH ',        '4030\_CP1\_KWH ',        '4030\_ERUM1M2\_KWH ',        '4030\_HP1\_KWH ',        '4030\_HP2\_KWH '     };
    pie(X, labels);
    title(' (WELLNESS) ');
    
    
    
    saveas(gcf,'img/_(WELLNESS)_.png');
  
  % (WARREN) 
        X = [     100.00,        0.00     ];
    labels = {     '4041\_AH01\_MWH ',        '4041\_AH02\_MWH '     };
    pie(X, labels);
    title(' (WARREN) ');
    
    
    
    saveas(gcf,'img/_(WARREN)_.png');
  
  % (DORMAN HALL) 
        X = [     5.12,        5.39,        6.27,        6.27,        6.73,        6.50,        3.18,        3.09,        6.09,        5.90,        10.79,        10.93,        3.04,        2.86,        2.86,        7.38,        7.61,        100.00,        0.00,        0.00,        0.00,        100.00,        49.61,        50.39     ];
    labels = {     '4060\_AH111SF1\_KWH ',        '4060\_AH111SF2\_KWH ',        '4060\_AH121SF1\_KWH ',        '4060\_AH121SF2\_KWH ',        '4060\_AH131SF1\_KWH ',        '4060\_AH131SF2\_KWH ',        '4060\_AH141SF1\_KWH ',        '4060\_AH141SF2\_KWH ',        '4060\_AH151SF1\_KWH ',        '4060\_AH151SF2\_KWH ',        '4060\_AH161SF1\_KWH ',        '4060\_AH161SF2\_KWH ',        '4060\_AH172S\_KWH ',        '4060\_AH1B1SF1\_KWH ',        '4060\_AH1B1SF2\_KWH ',        '4060\_AH1B2SF2\_KWH ',        '4060\_AH1B2SF\_KWH ',        '4060\_CP0\_KWH ',        '4060\_CP1\_KWH ',        '4060\_CP2\_KWH ',        '4060\_HP1\_KWH ',        '4060\_HP2\_KWH ',        '4060\_MU171SF1\_KWH ',        '4060\_MU171SF2\_KWH '     };
    pie(X, labels);
    title(' (DORMAN HALL) ');
    
    
    
    saveas(gcf,'img/_(DORMAN_HALL)_.png');
  
  % (DEVINEY HALL) 
        X = [     6.05,        5.68,        4.10,        4.21,        4.63,        10.99,        7.47,        7.36,        7.05,        6.26,        7.05,        6.36,        3.42,        3.94,        7.83,        7.62,        100.00,        0.00,        0.00     ];
    labels = {     '4061\_AH211SF1\_KWH ',        '4061\_AH211SF2\_KWH ',        '4061\_AH221SF1\_KWH ',        '4061\_AH221SF2\_KWH ',        '4061\_AH231SF1\_KWH ',        '4061\_AH231SF2\_KWH ',        '4061\_AH241SF1\_KWH ',        '4061\_AH241SF2\_KWH ',        '4061\_AH251SF1\_KWH ',        '4061\_AH261SF1\_KWH ',        '4061\_AH261SF2\_KWH ',        '4061\_AH271SF2\_KWH ',        '4061\_AH271SF\_KWH ',        '4061\_AH2B1\_KWH ',        '4061\_AH2BSF1\_KWH ',        '4061\_AH2BSF2\_KWH ',        '4061\_EF271\_KWH ',        '4061\_MU271SF1\_KWH ',        '4061\_MU271SF2\_KWH '     };
    pie(X, labels);
    title(' (DEVINEY HALL) ');
    
    
    
    saveas(gcf,'img/_(DEVINEY_HALL)_.png');
  
